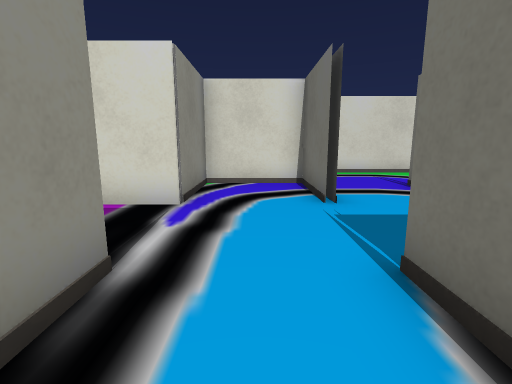
view 1 (above)

24 first-person views from a walk through a 3-D level made in the Unity game engine. The camera is 1.2 m above the floor, tilts 10° down and sees 85° across. The floor is counted in squares, 1 m on a side. Each view is taken from the middle of a square. On the plan, view 1 faces up. The plan holds only what a view shows up to about 13 squares ahead; the rest is blank. The place goes on beyond the plan. The player is left out. Some surface patterns are stand-ins.

view 2
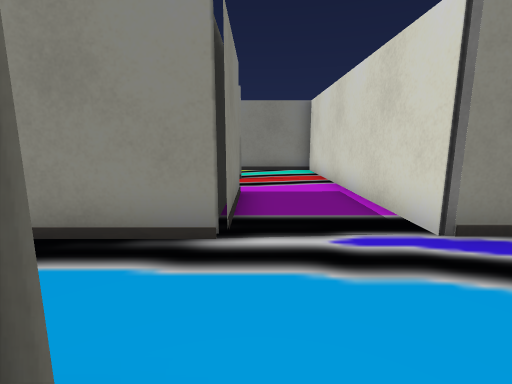

view 3
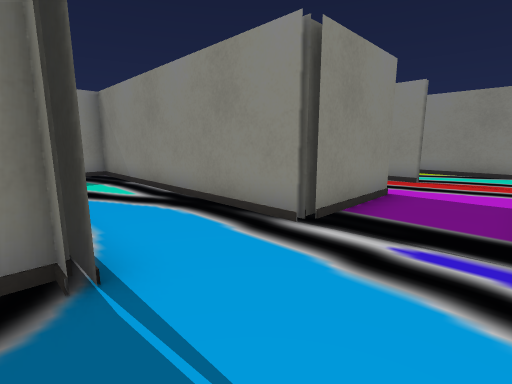

view 4
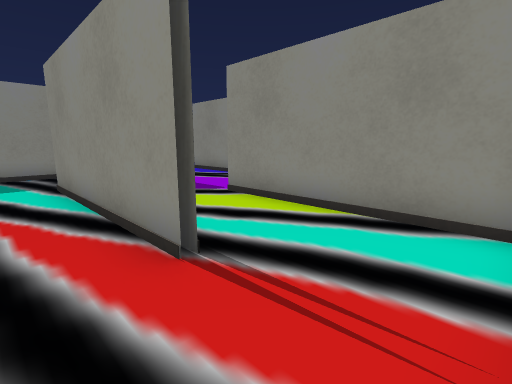

view 5
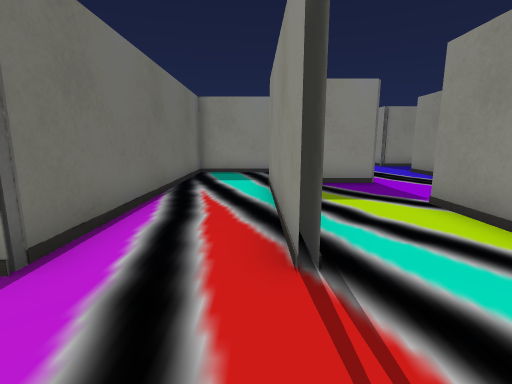

view 6
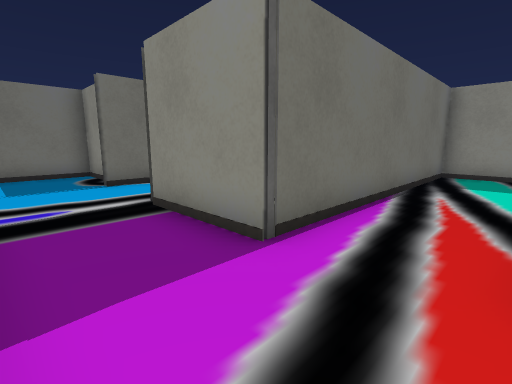

view 7
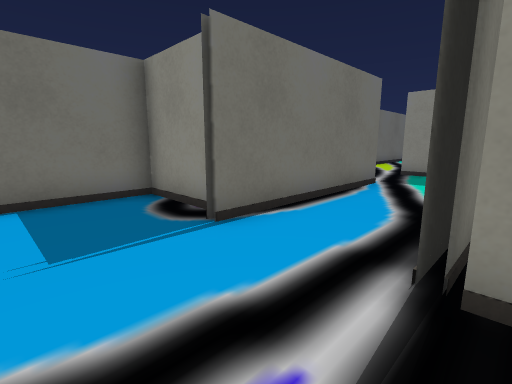

view 8
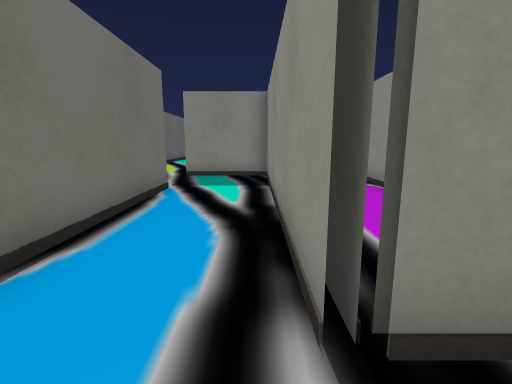

view 9
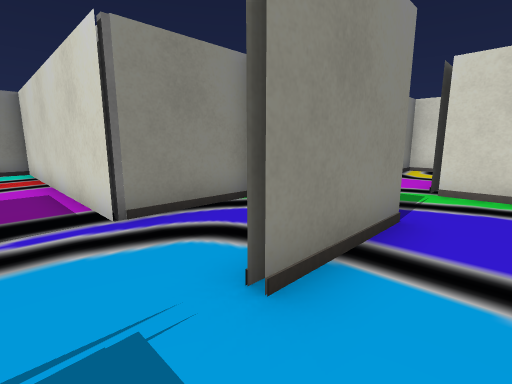

view 10
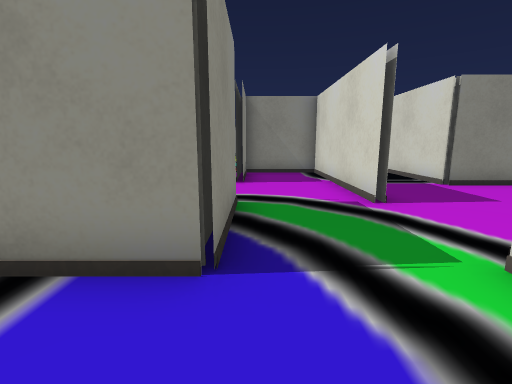

view 11
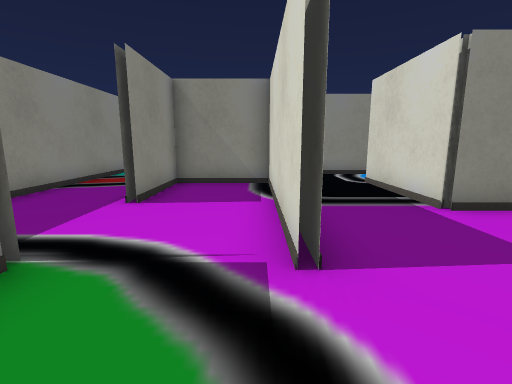

view 12
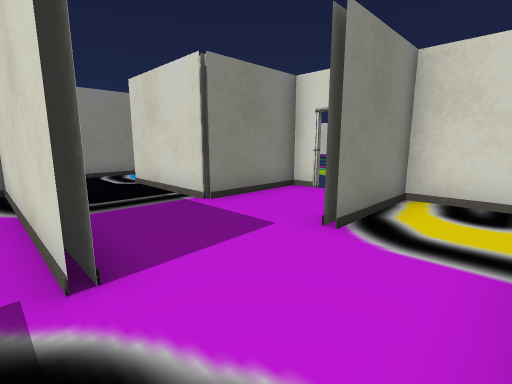

view 13
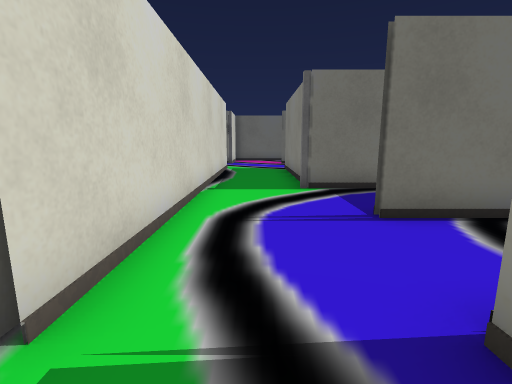

view 14
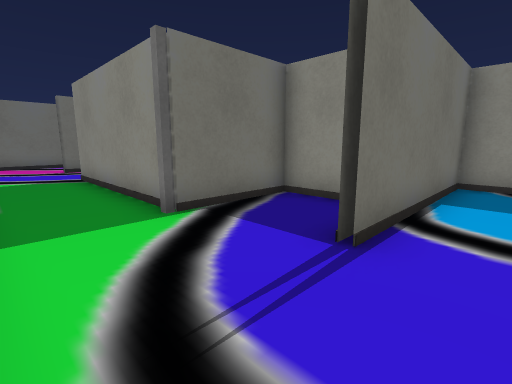

view 15
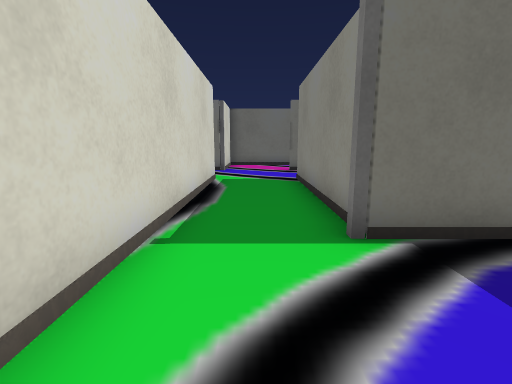

view 16
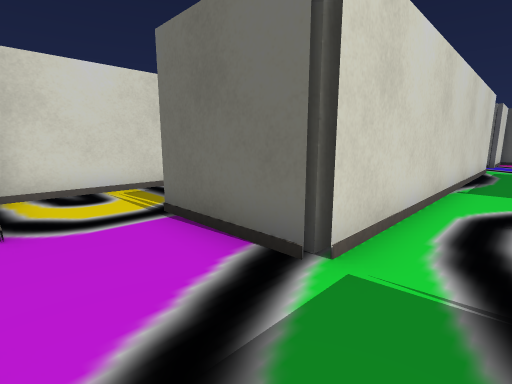

view 17
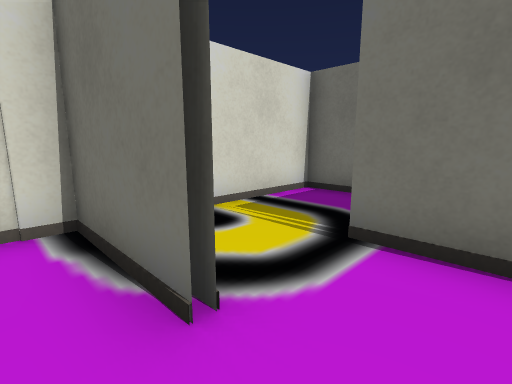

view 18
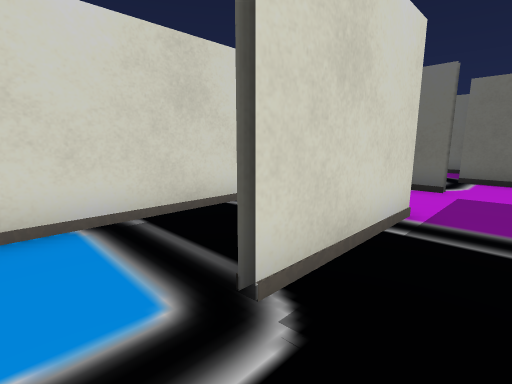

view 19
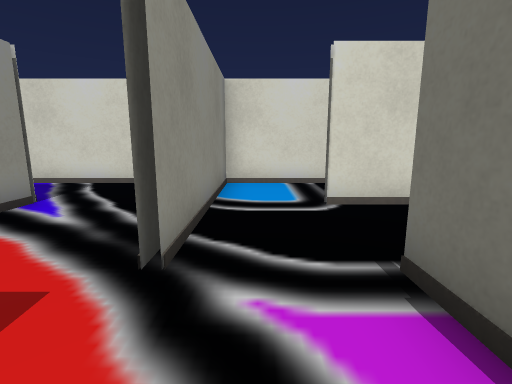

view 20
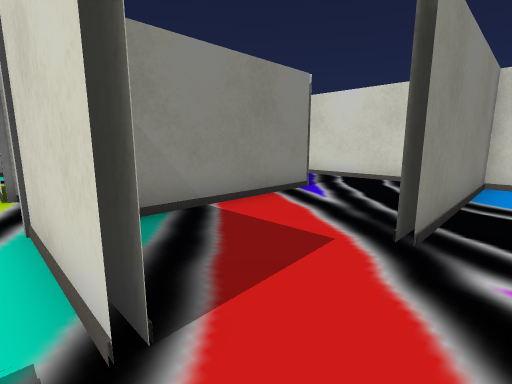

view 21
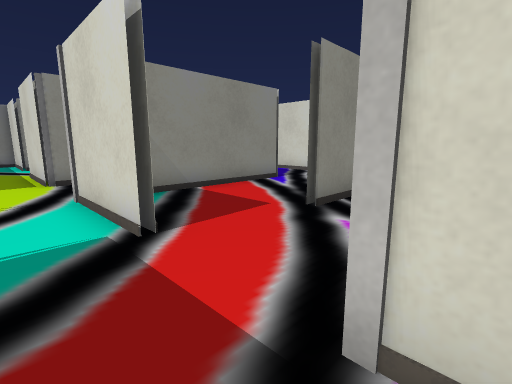

view 22
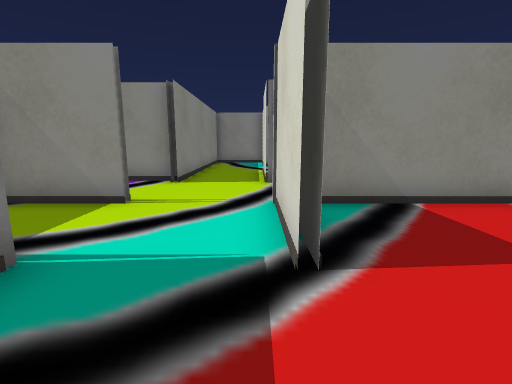

view 23
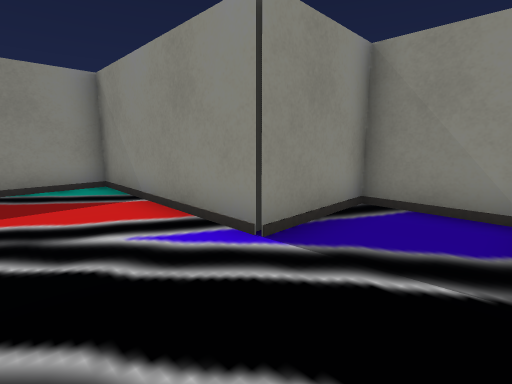

view 24
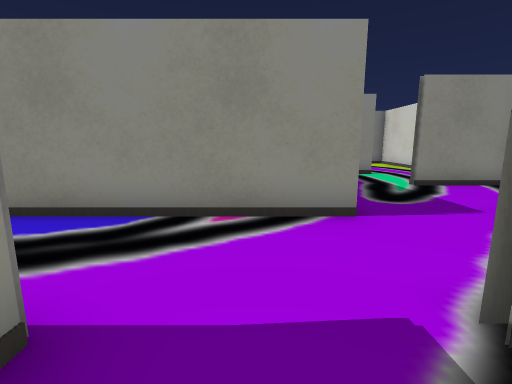

### Floor plan
Points are (right, up) in squares from view 1. A wall is a line through its corners. A room is listed if a view was taken in it or the views show most of it. See-through windows are left out.
Room 1 (views 1, 2, 3, 4, 5, 6, 7, 8, 9, 24)
walls: (-7.4, 2.6) (-7.4, -3.5); (-7.6, 2.6) (-7.6, 1.2); (-3.6, 2.4) (-1.6, 2.4) (-1.6, 1.8); (-1.4, 2.4) (-1.4, -6.4) (1.6, -6.4); (-10.6, -3.4) (-9, -3.4); (-6.1, -6.4) (-4.7, -6.4) (-4.7, 2.6) (-1.6, 2.6); (-1.4, 5.4) (-10.5, 5.4) (-10.5, -0.5); (-13.5, -0.2) (-13.5, -6.5); (1.6, 2.1) (4.4, 2.1) (4.4, 5.5); (1.4, -3.6) (1.4, 2.5); (1.4, 5.5) (1.4, 8.4) (-1.4, 8.4) (-1.4, 5.6) (-2.2, 5.6); (1.6, 5.5) (1.6, 6.4)
ways out: opening at (2.5, 6.5) to room 2; opening at (-12.5, 0); opening at (1, -4.5)
Room 2 (views 10, 14, 15)
walls: (7.9, 8.6) (13.5, 8.6); (4.6, 7.5) (4.6, 8); (5.9, 5.6) (7.4, 5.6) (7.4, 8.9); (4.4, 5.5) (4.4, 8); (1.6, 8.6) (1.6, 5.5); (13.5, 11.4) (1.4, 11.4)
ways out: opening at (2.5, 6.5) to room 1; opening at (1, 10.5) to room 3; opening at (13.5, 10.5)
Room 3 (views 11, 12, 13, 16, 20, 21, 22)
walls: (-1.5, 8.6) (1.6, 8.6); (-6.9, 8.4) (-7.8, 8.4); (-7.5, 8.6) (-4.5, 8.6); (-1.4, 11.4) (-7.4, 11.4) (-7.4, 8.4) (-4.5, 8.4); (-1.4, 11.6) (-2.8, 11.6); (0.2, 8.4) (1, 8.4); (-10.8, 5.6) (-5, 5.6)
ways out: opening at (1, 10.5) to room 2; opening at (-0.5, 12) to room 4; opening at (-9.5, 9) to room 5; opening at (-11, 7.5)
Room 4 (views 17, 18)
walls: (-1.1, 14.4) (-1.1, 17.5); (-0.9, 14.4) (-0.9, 14.9); (-3.1, 17.4) (-3.9, 17.4) (-3.9, 14.4) (-7.6, 14.4); (-9.9, 14.4) (-9.9, 12.5); (1.4, 11.4) (1.4, 14.6)
ways out: opening at (-0.5, 12) to room 3; opening at (-9, 12) to room 5; opening at (-8.5, 15) to room 6; opening at (0, 15)
Room 5 (views 19, 23)
walls: (-10.1, 12.4) (-10.1, 11.5); (-9.9, 12.5) (-9.9, 11.5); (-11.9, 17.4) (-15.8, 17.4); (-13.6, 8.6) (-11.2, 8.6); (-7.6, 10.4) (-7.6, 11.5); (-16.4, 16.9) (-16.4, 14.6) (-13.5, 14.6) (-13.5, 8.2)
ways out: opening at (-9.5, 9) to room 3; opening at (-9, 12) to room 4
Room 6 (no view inside)
walls: (-5.1, 17.4) (-9.9, 17.4) (-9.9, 14.4)
ways out: opening at (-8.5, 15) to room 4

Positions as (right, up) in squares from view 1, and headings:
1: (0, 0), facing up
2: (2, 3), facing left
3: (2, 5), facing down-left
4: (-6, 5), facing down-left
5: (-7, 5), facing down
6: (-7, 5), facing down-right
7: (-2, 5), facing down-right
8: (-1, 4), facing down
9: (3, 4), facing up-left
10: (4, 9), facing left
11: (1, 11), facing left
12: (1, 11), facing up-left
13: (0, 10), facing right
14: (3, 11), facing down-right
15: (4, 10), facing right
16: (-1, 10), facing up-right
17: (-2, 13), facing up-right
18: (-9, 13), facing up-right
19: (-9, 9), facing up
20: (-9, 8), facing up-left
21: (-7, 7), facing up-left
22: (-8, 8), facing left
23: (-11, 17), facing down-left
24: (-9, -2), facing left
